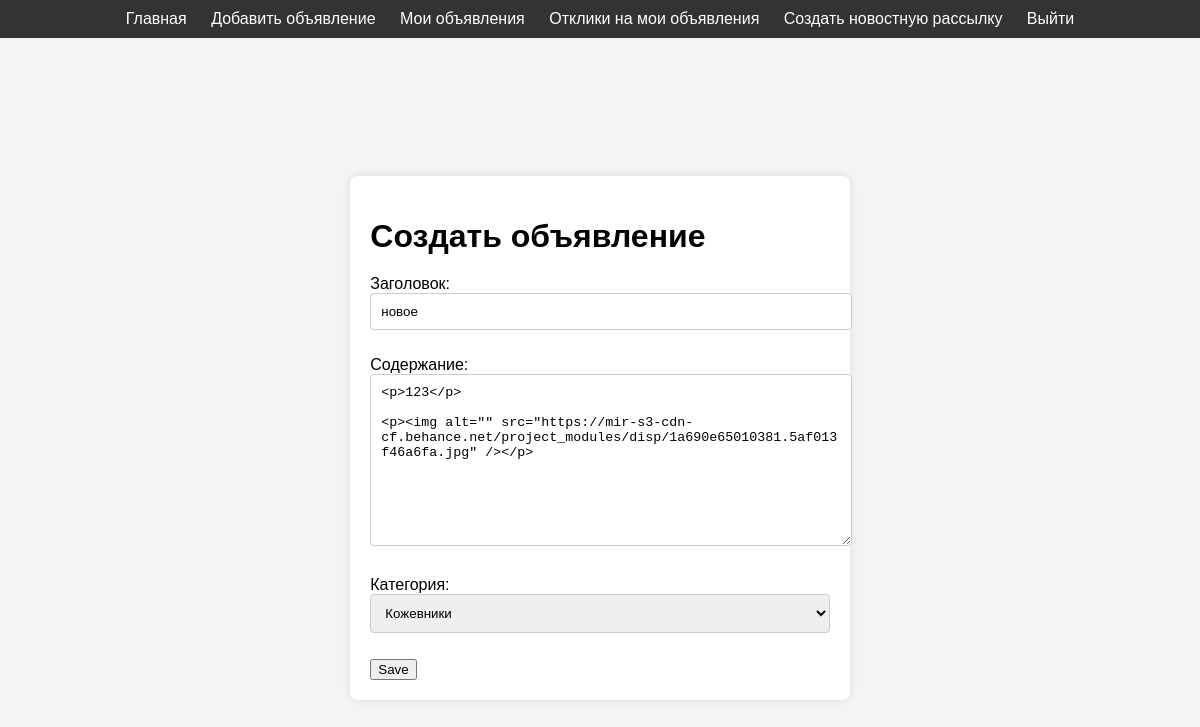
The app's page /8/edit/ (signed in) with its own data.
### main/models.py (models this page shows, shortened)
class Post(models.Model):
    tank = 'Танк'
    heal = 'Хил'
    dd = 'ДД'
    merchants = 'Торговцы'
    guildmasters = 'Гильдмастеры'
    questgivers = 'Квестгиверы'
    blacksmiths = 'Кузнецы'
    tanners = 'Кожевники'
    potion_makers = 'Зельевары'
    spell_masters = 'Мастера Заклинаний'
    category_list = [
        (tank, 'Танк'),
        (heal, 'Хил'),
        (dd, 'ДД'),
        (merchants, 'Торговцы'),
        (guildmasters, 'Гильдмастеры'),
        (questgivers, 'Квестгиверы'),
        (blacksmiths, 'Кузнецы'),
        (tanners, 'Кожевники'),
        (potion_makers, 'Зельевары'),
        (spell_masters, 'Мастера Заклинаний'),
    ]
    title = models.CharField(max_length=255)
    content = RichTextField()
    category = models.CharField(max_length=255, choices=category_list, default=heal)
    date_add = models.DateTimeField(auto_now_add=True)
    author = models.ForeignKey(User, on_delete=models.CASCADE)

### main/views.py (the view)
# urls.py: path('<int:pk>/edit/', PostUpdate.as_view(), name='post_edit'),
class PostUpdate(LoginRequiredMixin, UpdateView):
    form_class = PostForm
    model = Post
    template_name = 'post_edit.html'
    success_url = reverse_lazy('post_list')

### main/forms.py
class PostForm(forms.ModelForm):
    class Meta:
        model = Post
        fields = [
            'title',
            'content',
            'category',
        ]
        labels = {
            'title': 'Заголовок',
            'content': 'Содержание',
            'category': 'Категория'
        }

### templates/post_edit.html (shortened to what this page needs)
{% extends 'flatpages/default.html' %}
{% block content %}
<div class="content">
    <div class="form-box">
        <h1>Создать объявление</h1>
        <form action="" method="post">
            {{ form.as_p }}
            <input type="submit" value="Save" />
        </form>
    </div>
</div>
{% endblock content %}

### static/css/styles.css (style rules this page uses)
body { font-family: Arial, sans-serif; background-color: #f4f4f4; margin: 0; padding: 0; }
.container, .content { display: flex; justify-content: center; align-items: center; height: 100vh; }
.form-box, .email-container, .ad-detail { background-color: white; padding: 20px; border-radius: 8px; box-shadow: 0 0 10px rgba(0, 0, 0, 0.1); }
h1 { margin-bottom: 20px; }
input[type="email"], input[type="text"], input[type="password"], textarea, select { width: 100%; padding: 10px; margin-bottom: 10px; border: 1px solid #ccc; border-radius: 4px; }

### records on screen
Post: title "новое", content "<p>123</p> <p><img alt=\"\" src=\"https://mir-s3-cdn-cf.behance.net/project_modules/disp/1a690e65010381.5af013f46a6fa.jpg\" /></p>", category "Кожевники"
